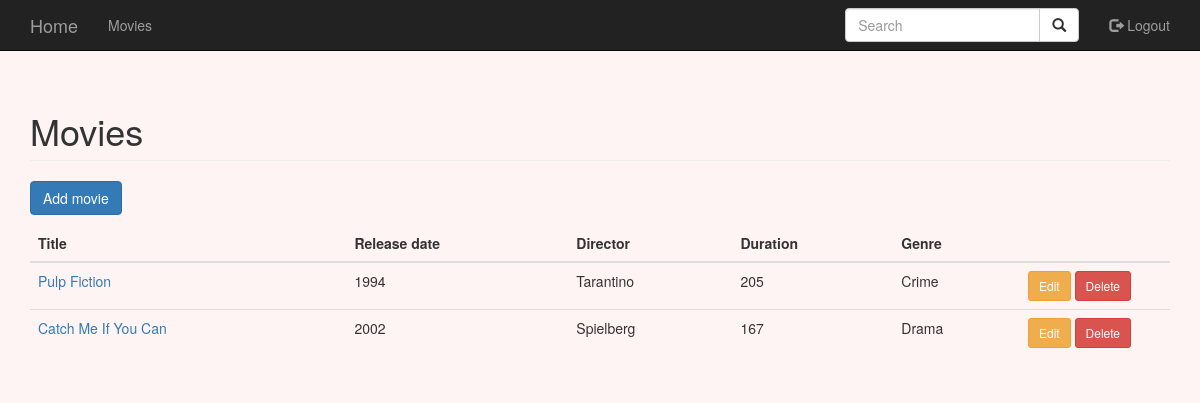
/movies/ (signed in), run on the app's committed database.
### django_project/movies/models.py (models this page shows, shortened)
class Movie(models.Model):
    GENRE_OPTIONS = (
        ('Horror', 'Horror'),
        ('Drama', 'Drama'),
        ('Comedy', 'Comedy'),
        ('Action', 'Action'),
        ('Crime', 'Crime')
    )
    title = models.CharField(max_length=50)
    release_date = models.IntegerField(blank=True, null=True)
    director = models.CharField(max_length=30, blank=True)
    duration = models.IntegerField(blank=True, null=True)
    genre = models.CharField(max_length=10, choices=GENRE_OPTIONS)
    description = models.TextField(max_length=1000, blank=True)
    objects = MovieQuerySet.as_manager()

### django_project/movies/views.py (the view)
# urls.py: url(r'^movies/$', views.movie_read, name='movie_read'),
@login_required(login_url='login')
def movie_read(request):
    movies = Movie.objects.all()
    return render(request, 'movies/movie_read.html', {'movies': movies})

### django_project/movies/templates/movies/movie_read.html (shortened to what this page needs)
{% extends 'base.html' %}
{% load static %}
{% block content %}
  <h1 class="page-header">Movies</h1>
  <p>
    <button type="button" class="btn btn-primary js-create-movie" data-url="{% url 'movie_create' %}">
      Add movie
    </button>
  </p>
  <table class="table" id="movie-table">
    <thead>
      <tr>
        <th>Title</th>
        <th>Release date</th>
        <th>Director</th>
        <th>Duration</th>
        <th>Genre</th>
        <th></th>
      </tr>
    </thead>
    <tbody>
      {% include 'movies/partial_movie_read.html' %}
    </tbody>
  </table>
{% endblock %}

### django_project/movies/templates/movies/partial_movie_read.html
{% for movie in movies %}
  <tr>
    <td>
        <a href="{% url 'movie_description' movie.id %}">{{ movie.title }}</a>
    </td>
    <td>{{ movie.release_date }}</td>
    <td>{{ movie.director }}</td>
    <td>{{ movie.duration }}</td>
    <td>{{ movie.genre }}</td>
    <td style="width: 150px">
      <button type="button"
              class="btn btn-warning btn-sm js-update-movie"
              data-url="{% url 'movie_update' movie.id %}">Edit
      </button>
      <button type="button"
              class="btn btn-danger btn-sm js-delete-movie"
              data-url="{% url 'movie_delete' movie.id %}">Delete
      </button>
    </td>
  </tr>
{% empty %}
  <tr>
    <td colspan="8" class="text-center bg-warning">No movie ...</td>
  </tr>
{% endfor %}

### data on the page
Movie: title "Pulp Fiction", release_date "1994", director "Tarantino", duration "205", genre "Crime"
Movie: title "Catch Me If You Can", release_date "2002", director "Spielberg", duration "167", genre "Drama"
